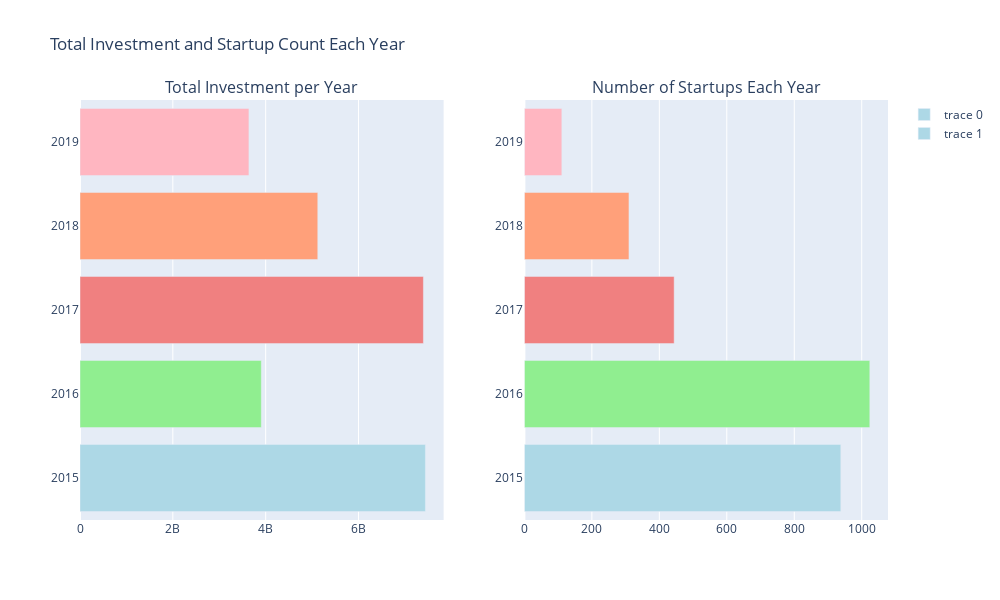

Here is the notebook cell this chart was saved with:
### Markdown cell above
#### 5) Total Investment & Startup count year wise 
- The combined visualization depicts trends in the startup ecosystem over time, showcasing both total investment per year and the number of startups established each year. The bar charts provide insights into the growth and financial activity of startups over successive years, offering a comprehensive view of the evolving landscape of entrepreneurship. The distinctive colors aid in distinguishing between the two metrics, facilitating easy comparison and analysis of their respective trends.

### Code cell
import plotly.graph_objects as go
from plotly.subplots import make_subplots
import pandas as pd

def amount_yearwise(df):
    df = df.dropna(subset=['Year'])
    df = df[~df['Year'].isin([float('inf'), float('-inf')])]
    df['Year'] = df['Year'].astype(int)
    investment_sum = df.groupby('Year')['Amount($)'].sum()
    
    fig = go.Figure(data=[go.Bar(
        y=investment_sum.index,  
        x=investment_sum.values,  
        orientation='h',  
        marker=dict(color='salmon')  
    )])
    
    fig.update_layout(
        title='Total Investment per Year',
        yaxis_title='Year',
        xaxis_title='Total Investment'
    )

    return fig

def startup_count_year(df):
    df = df.dropna(subset=['Year'])
    df = df[~df['Year'].isin([float('inf'), float('-inf')])]
    df['Year'] = df['Year'].astype(int)
    startup_count = df.groupby('Year').size()
    fig = go.Figure(data=[go.Bar(
        y=startup_count.index,  
        x=startup_count.values,  
        orientation='h', 
        marker=dict(color='skyblue')  
    )])
    
    fig.update_layout(
        title='Number of Startups Each Year',
        yaxis_title='Year',
        xaxis_title='Number of Startups'
    )

    return fig

fig = make_subplots(rows=1, cols=2, subplot_titles=('Total Investment per Year', 'Number of Startups Each Year'))
fig.add_trace(amount_yearwise(final)['data'][0], row=1, col=1)
fig.add_trace(startup_count_year(final)['data'][0], row=1, col=2)
investment_colors = ['lightblue', 'lightgreen', 'lightcoral', 'lightsalmon', 'lightpink', 
                     'lightseagreen', 'lightsteelblue', 'lightgrey', 'lightcyan', 'lightgoldenrodyellow']
fig.update_traces(marker=dict(color=investment_colors), row=1, col=1)
startup_colors = ['lightblue', 'lightgreen', 'lightcoral', 'lightsalmon', 'lightpink', 
                  'lightseagreen', 'lightsteelblue', 'lightgrey', 'lightcyan', 'lightgoldenrodyellow']
fig.update_traces(marker=dict(color=startup_colors), row=1, col=2)
fig.update_layout(height=600, width=1000, title_text="Total Investment and Startup Count Each Year")
fig.show()

### Figure 1 — Plotly figure (JSON) as saved in the notebook; plotly's stock layout.template omitted (floating-point values rounded to 4 significant figures)
{"data": [{"marker": {"color": ["lightblue", "lightgreen", "lightcoral", "lightsalmon", "lightpink", "lightseagreen", "lightsteelblue", "lightgrey", "lightcyan", "lightgoldenrodyellow"]}, "orientation": "h", "type": "bar", "x": [7441211000, 3905858608, 7397723730, 5122368369, 3639092886], "xaxis": "x", "y": [2015, 2016, 2017, 2018, 2019], "yaxis": "y"}, {"marker": {"color": ["lightblue", "lightgreen", "lightcoral", "lightsalmon", "lightpink", "lightseagreen", "lightsteelblue", "lightgrey", "lightcyan", "lightgoldenrodyellow"]}, "orientation": "h", "type": "bar", "x": [938, 1024, 444, 310, 111], "xaxis": "x2", "y": [2015, 2016, 2017, 2018, 2019], "yaxis": "y2"}], "layout": {"annotations": [{"font": {"size": 16}, "showarrow": false, "text": "Total Investment per Year", "x": 0.225, "xanchor": "center", "xref": "paper", "y": 1, "yanchor": "bottom", "yref": "paper"}, {"font": {"size": 16}, "showarrow": false, "text": "Number of Startups Each Year", "x": 0.775, "xanchor": "center", "xref": "paper", "y": 1, "yanchor": "bottom", "yref": "paper"}], "height": 600, "title": {"text": "Total Investment and Startup Count Each Year"}, "width": 1000, "xaxis": {"anchor": "y", "domain": [0, 0.45]}, "xaxis2": {"anchor": "y2", "domain": [0.55, 1]}, "yaxis": {"anchor": "x", "domain": [0, 1]}, "yaxis2": {"anchor": "x2", "domain": [0, 1]}}}
